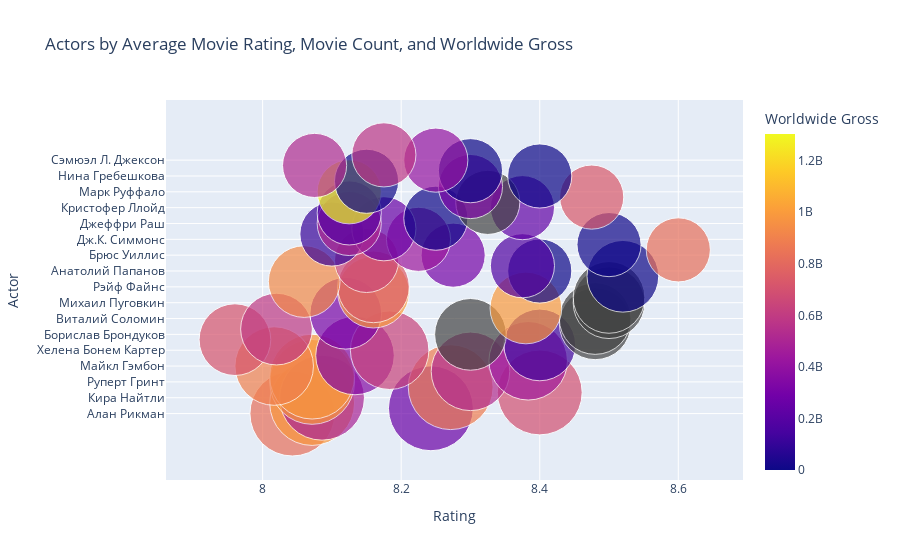

Here is the notebook cell this chart was saved with:
### Markdown cell above
## Visualizing Actor Performance

### Interactive Scatter Plot with Plotly
To better understand the relationship between actors, their movie ratings, and their financial success, we create an interactive scatter plot using `plotly.express`. The plot includes:
- **X-axis**: Average movie rating.
- **Y-axis**: Actor names.
- **Size of bubbles**: Number of movies the actor has appeared in (`Movie Count`).
- **Color of bubbles**: Average worldwide gross revenue of the actor's movies.

Hovering over a bubble displays additional details, such as the actor's name, average rating, and average worldwide gross.

### Insights
- The plot helps identify actors who consistently appear in highly rated movies.
- It also highlights actors whose movies generate high worldwide gross revenue.
- The size of the bubbles indicates how prolific each actor is in terms of the number of movies they have appeared in.

### Code cell
import plotly.express as px

fig = px.scatter(
    top_actors,
    x='Rating',
    y='Actor',
    size='Movie Count',
    color='Worldwide Gross',
    hover_name='Actor',
    size_max=60,
    title='Actors by Average Movie Rating, Movie Count, and Worldwide Gross'
)
fig.show()

### Figure 1 — Plotly figure (JSON) as saved in the notebook; plotly's stock layout.template omitted (floating-point values rounded to 4 significant figures)
{"data": [{"hovertemplate": "<b>%{hovertext}</b><br><br>Rating=%{x}<br>Actor=%{y}<br>Movie Count=%{marker.size}<br>Worldwide Gross=%{marker.color}<extra></extra>", "hovertext": ["Алан Рикман", "Брэд Питт", "Дэниэл Рэдклифф", "Кира Найтли", "Леонардо ДиКаприо", "Орландо Блум", "Руперт Гринт", "Эмма Уотсон", "Гари Олдман", "Майкл Гэмбон", "Морган Фриман", "Роберт Де Ниро", "Хелена Бонем Картер", "Аль Пачино", "Бенедикт Камбербэтч", "Борислав Брондуков", "Брендан Глисон", "Василий Ливанов", "Виталий Соломин", "Джо Пеши", "Иэн Маккеллен", "Михаил Пуговкин", "Рина Зелёная", "Робби Колтрейн", "Рэйф Файнс", "Том Фелтон", "Юрий Никулин", "Анатолий Папанов", "Бен Кингсли", "Билл Найи", "Брюс Уиллис", "Вигго Мортенсен", "Георгий Вицин", "Дж.К. Симмонс", "Джаред Лето", "Джессика Честейн", "Джеффри Раш", "Евгений Леонов", "Кевин Спейси", "Кристофер Ллойд", "Леонид Куравлёв", "Майкл Кейн", "Марк Руффало", "Мэттью Макконахи", "Никита Михалков", "Нина Гребешкова", "Светлана Крючкова", "Стеллан Скарсгард", "Сэмюэл Л. Джексон", "Том Харди"], "legendgroup": "", "marker": {"color": [829700000.0, 264600000.0, 988500000.0, 487100000.0, 692700000.0, 883000000.0, 988500000.0, 988500000.0, 529200000.0, 896500000.0, 452100000.0, 351100000.0, 638700000.0, 128700000.0, 712200000.0, NaN, 593000000.0, NaN, NaN, 317300000.0, 993600000.0, NaN, NaN, 1002000000.0, 744100000.0, 933200000.0, 2266.0, 3524000.0, 181600000.0, 650100000.0, 301700000.0, 827600000.0, 10560000.0, 439400000.0, 110000000.0, 255400000.0, 511700000.0, 5286000.0, 196900000.0, 237700000.0, NaN, 732600000.0, 1304000000.0, 324700000.0, 3771000.0, 2266.0, 20190.0, 524500000.0, 411300000.0, 578000000.0], "coloraxis": "coloraxis", "size": [7, 7, 7, 7, 7, 7, 7, 7, 6, 6, 6, 6, 6, 5, 5, 5, 5, 5, 5, 5, 5, 5, 5, 5, 5, 5, 5, 4, 4, 4, 4, 4, 4, 4, 4, 4, 4, 4, 4, 4, 4, 4, 4, 4, 4, 4, 4, 4, 4, 4], "sizemode": "area", "sizeref": 0.001944, "symbol": "circle"}, "mode": "markers", "name": "", "orientation": "h", "showlegend": false, "type": "scatter", "x": [8.043, 8.243, 8.071, 8.086, 8.4, 8.271, 8.071, 8.071, 8.3, 8.017, 8.383, 8.133, 8.183, 8.4, 7.96, 8.3, 8.02, 8.48, 8.48, 8.12, 8.38, 8.5, 8.5, 8.16, 8.16, 8.06, 8.52, 8.4, 8.375, 8.15, 8.275, 8.6, 8.5, 8.225, 8.1, 8.175, 8.125, 8.25, 8.125, 8.375, 8.325, 8.475, 8.125, 8.3, 8.15, 8.4, 8.3, 8.075, 8.25, 8.175], "xaxis": "x", "y": ["Алан Рикман", "Брэд Питт", "Дэниэл Рэдклифф", "Кира Найтли", "Леонардо ДиКаприо", "Орландо Блум", "Руперт Гринт", "Эмма Уотсон", "Гари Олдман", "Майкл Гэмбон", "Морган Фриман", "Роберт Де Ниро", "Хелена Бонем Картер", "Аль Пачино", "Бенедикт Камбербэтч", "Борислав Брондуков", "Брендан Глисон", "Василий Ливанов", "Виталий Соломин", "Джо Пеши", "Иэн Маккеллен", "Михаил Пуговкин", "Рина Зелёная", "Робби Колтрейн", "Рэйф Файнс", "Том Фелтон", "Юрий Никулин", "Анатолий Папанов", "Бен Кингсли", "Билл Найи", "Брюс Уиллис", "Вигго Мортенсен", "Георгий Вицин", "Дж.К. Симмонс", "Джаред Лето", "Джессика Честейн", "Джеффри Раш", "Евгений Леонов", "Кевин Спейси", "Кристофер Ллойд", "Леонид Куравлёв", "Майкл Кейн", "Марк Руффало", "Мэттью Макконахи", "Никита Михалков", "Нина Гребешкова", "Светлана Крючкова", "Стеллан Скарсгард", "Сэмюэл Л. Джексон", "Том Харди"], "yaxis": "y"}], "layout": {"coloraxis": {"colorbar": {"title": {"text": "Worldwide Gross"}}, "colorscale": [[0, "#0d0887"], [0.1111, "#46039f"], [0.2222, "#7201a8"], [0.3333, "#9c179e"], [0.4444, "#bd3786"], [0.5556, "#d8576b"], [0.6667, "#ed7953"], [0.7778, "#fb9f3a"], [0.8889, "#fdca26"], [1, "#f0f921"]]}, "legend": {"itemsizing": "constant", "tracegroupgap": 0}, "title": {"text": "Actors by Average Movie Rating, Movie Count, and Worldwide Gross"}, "xaxis": {"anchor": "y", "domain": [0, 1], "title": {"text": "Rating"}}, "yaxis": {"anchor": "x", "domain": [0, 1], "title": {"text": "Actor"}}}}
